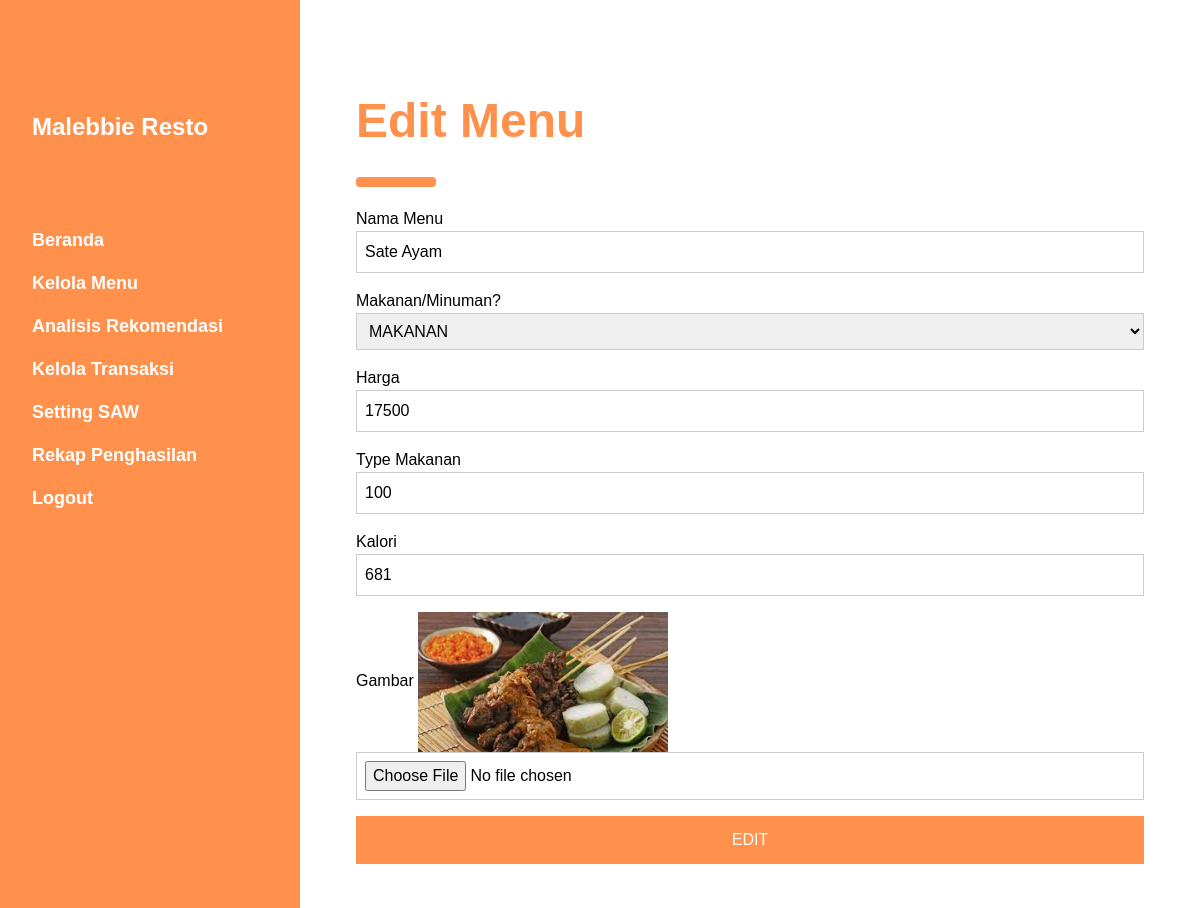
Page /admin/edit_menu.php?id=1 (signed in) on the committed database.
### tables this page shows
CREATE TABLE IF NOT EXISTS `table_menu` (
  `id` int(11) NOT NULL AUTO_INCREMENT,
  `nama_menu` varchar(50) NOT NULL,
  `makanan_or_minuman` varchar(50) NOT NULL,
  `harga` double NOT NULL DEFAULT 0,
  `type_makanan` double NOT NULL DEFAULT 0,
  `kalori` double NOT NULL DEFAULT 0,
  `gambar` text NOT NULL,
  PRIMARY KEY (`id`)
);

### admin/edit_menu.php (the view, shortened to what this page needs)
<?php
  include('template/atas.php');
?>
<?php
  $id = $_GET['id'];
  $result = mysqli_query($mysqli, "SELECT * FROM table_menu where id = $id");
  $data = mysqli_fetch_array($result);
?>
  <div class="w3-container" id="login" style="margin-top:75px">
    <h1 class="w3-xxxlarge judul-content"><b>Edit Menu</b></h1>
    <hr class="w3-round garis-judul-content">
    <form action="" method="post" enctype="multipart/form-data">
      <div class="w3-section">
        <label>Nama Menu</label>
        <input class="w3-input w3-border" type="input" name="nama_menu" value="<?php echo $data['nama_menu']; ?>">
      </div>
      <div class="w3-section">
        <label>Makanan/Minuman?</label>
        <select class="w3-input w3-border" name="makanan_or_minuman">
          <option value="MAKANAN" <?php if($data['makanan_or_minuman']=="MAKANAN"){echo 'selected';} ?>>MAKANAN</option>
        </select>
      </div>
      <div class="w3-section">
        <label>Harga</label>
        <input class="w3-input w3-border" type="number" name="harga" value="<?php echo $data['harga']; ?>">
      </div>
      <div class="w3-section">
        <label>Type Makanan</label>
        <input class="w3-input w3-border" type="number" name="type_makanan" value="<?php echo $data['type_makanan']; ?>">
      </div>
      <div class="w3-section">
        <label>Kalori</label>
        <input class="w3-input w3-border" type="number" name="kalori" value="<?php echo $data['kalori']; ?>">
      </div>
      <div class="w3-section">
        <label>Gambar</label>
        <img src="<?php echo $data['gambar']; ?>" width="250"><br>
        <input class="w3-input w3-border" type="file" name="gambar">
      </div>
      <button type="submit" class="w3-button w3-block w3-padding-large w3-red w3-margin-bottom" name="Update">EDIT</button>
    </form>
  </div>
</div>
<br><br><br><br>
<?php
include('template/bawah.php');
?>

### admin/assets/w3.css (style rules this page uses)
*,*:before,*:after { box-sizing:inherit }
html { -ms-text-size-adjust:100%;-webkit-text-size-adjust:100% }
body { margin:0 }
img { border-style:none }
hr { box-sizing:content-box;height:0;overflow:visible }
button,input,select,textarea { font:inherit;margin:0 }
button,input { overflow:visible }
button,select { text-transform:none }
button,html [type=button],[type=reset],[type=submit] { -webkit-appearance:button }
html,body { font-family:Verdana,sans-serif;font-size:15px;line-height:1.5 }
html { overflow-x:hidden }
h1 { font-size:36px }
h1,h2,h3,h4,h5,h6 { font-family:"Segoe UI",Arial,sans-serif;font-weight:400;margin:10px 0 }
hr { border:0;border-top:1px solid #eee;margin:20px 0 }
img { vertical-align:middle }
.w3-btn,.w3-button { border:none;display:inline-block;padding:8px 16px;vertical-align:middle;overflow:hidden;text-decoration:none;color:inherit;background-color:inherit;text-align:center;cursor:pointer;white-space:nowrap }
.w3-btn,.w3-button { -webkit-touch-callout:none;-webkit-user-select:none;-khtml-user-select:none;-moz-user-select:none;-ms-user-select:none;user-select:none }
.w3-input { padding:8px;display:block;border:none;border-bottom:1px solid #ccc;width:100% }
.w3-block { display:block;width:100% }
.w3-container:after,.w3-container:before,.w3-panel:after,.w3-panel:before,.w3-row:after,.w3-row:before,.w3-row-padding:after,.w3-row-padding:before, .w3-cell-row:before,.w3-cell-row:after,.w3-clear:after,.w3-clear:before,.w3-bar:before,.w3-bar:after { content:"";display:table;clear:both }
.w3-round,.w3-round-medium { border-radius:4px }
.w3-container,.w3-panel { padding:0.01em 16px }
.w3-xxxlarge { font-size:48px!important }
.w3-border { border:1px solid #ccc!important }
.w3-section,.w3-code { margin-top:16px!important;margin-bottom:16px!important }
.w3-margin-bottom { margin-bottom:16px!important }
.w3-padding-large { padding:12px 24px!important }
.w3-red,.w3-hover-red:hover { color:#fff!important;background-color:#f39c12!important }

### admin/template/atas.php (style rules this page uses)
body,h1,h2,h3,h4,h5 { font-family: "Poppins", sans-serif }
body { font-size:16px; }
.judul-content { color: #ff914d; }
.garis-judul-content { width:70px;border:5px solid #ff914d; }
.w3-red { background-color: #ff914d!important; }

### rows in the picture
table_menu: nama_menu "Sate Ayam", makanan_or_minuman "MAKANAN", harga "17500", type_makanan "100", kalori "681", gambar (picture)
